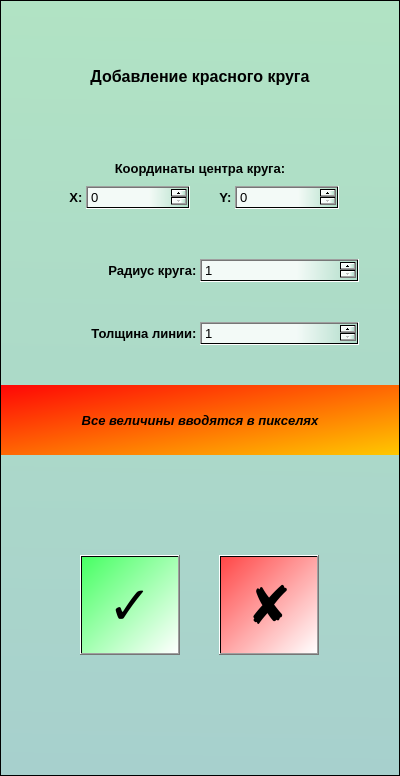
<?xml version="1.0" encoding="UTF-8"?>
<ui version="4.0">
 <class>Form</class>
 <widget class="QWidget" name="Form">
  <property name="geometry">
   <rect>
    <x>0</x>
    <y>0</y>
    <width>400</width>
    <height>776</height>
   </rect>
  </property>
  <property name="windowTitle">
   <string>Form</string>
  </property>
  <property name="styleSheet">
   <string notr="true">background-color: qlineargradient(spread:pad, x1:0.527, y1:0, x2:0.517, y2:1, stop:0 rgba(177, 227, 196, 255), stop:1 rgba(167, 208, 205, 255));</string>
  </property>
  <layout class="QHBoxLayout" name="horizontalLayout_2">
   <property name="leftMargin">
    <number>0</number>
   </property>
   <property name="topMargin">
    <number>0</number>
   </property>
   <property name="rightMargin">
    <number>0</number>
   </property>
   <property name="bottomMargin">
    <number>0</number>
   </property>
   <item>
    <widget class="QFrame" name="frame">
     <property name="maximumSize">
      <size>
       <width>9999</width>
       <height>9999</height>
      </size>
     </property>
     <property name="frameShape">
      <enum>QFrame::StyledPanel</enum>
     </property>
     <property name="frameShadow">
      <enum>QFrame::Raised</enum>
     </property>
     <layout class="QVBoxLayout" name="verticalLayout" stretch="0">
      <property name="spacing">
       <number>20</number>
      </property>
      <property name="leftMargin">
       <number>0</number>
      </property>
      <property name="topMargin">
       <number>0</number>
      </property>
      <property name="rightMargin">
       <number>0</number>
      </property>
      <property name="bottomMargin">
       <number>0</number>
      </property>
      <item>
       <layout class="QVBoxLayout" name="vbox2" stretch="0,0,0,0,0,0,0,0,0,0">
        <property name="spacing">
         <number>0</number>
        </property>
        <property name="topMargin">
         <number>40</number>
        </property>
        <property name="bottomMargin">
         <number>80</number>
        </property>
        <item>
         <widget class="QLabel" name="label_4">
          <property name="font">
           <font>
            <pointsize>12</pointsize>
            <bold>true</bold>
           </font>
          </property>
          <property name="styleSheet">
           <string notr="true">background-color: qlineargradient(spread:pad, x1:0, y1:0, x2:1, y2:0, stop:0 rgba(0, 0, 0, 0), stop:1 rgba(255, 255, 255, 0));</string>
          </property>
          <property name="text">
           <string>Добавление красного круга</string>
          </property>
          <property name="alignment">
           <set>Qt::AlignCenter</set>
          </property>
          <property name="margin">
           <number>10</number>
          </property>
         </widget>
        </item>
        <item>
         <layout class="QVBoxLayout" name="verticalLayout_2">
          <property name="leftMargin">
           <number>20</number>
          </property>
          <property name="rightMargin">
           <number>20</number>
          </property>
          <item>
           <spacer name="verticalSpacer_7">
            <property name="orientation">
             <enum>Qt::Vertical</enum>
            </property>
            <property name="sizeType">
             <enum>QSizePolicy::Fixed</enum>
            </property>
            <property name="sizeHint" stdset="0">
             <size>
              <width>20</width>
              <height>50</height>
             </size>
            </property>
           </spacer>
          </item>
          <item>
           <widget class="QLabel" name="label">
            <property name="font">
             <font>
              <pointsize>10</pointsize>
              <bold>true</bold>
              <underline>false</underline>
             </font>
            </property>
            <property name="styleSheet">
             <string notr="true">background-color: qlineargradient(spread:pad, x1:0, y1:0, x2:1, y2:0, stop:0 rgba(0, 0, 0, 0), stop:1 rgba(255, 255, 255, 0));</string>
            </property>
            <property name="text">
             <string>Координаты центра круга:</string>
            </property>
            <property name="alignment">
             <set>Qt::AlignCenter</set>
            </property>
           </widget>
          </item>
          <item>
           <spacer name="verticalSpacer_8">
            <property name="orientation">
             <enum>Qt::Vertical</enum>
            </property>
            <property name="sizeType">
             <enum>QSizePolicy::Fixed</enum>
            </property>
            <property name="sizeHint" stdset="0">
             <size>
              <width>20</width>
              <height>10</height>
             </size>
            </property>
           </spacer>
          </item>
          <item>
           <layout class="QHBoxLayout" name="horizontalLayout_3">
            <item>
             <spacer name="horizontalSpacer_3">
              <property name="orientation">
               <enum>Qt::Horizontal</enum>
              </property>
              <property name="sizeType">
               <enum>QSizePolicy::Minimum</enum>
              </property>
              <property name="sizeHint" stdset="0">
               <size>
                <width>40</width>
                <height>20</height>
               </size>
              </property>
             </spacer>
            </item>
            <item>
             <widget class="QLabel" name="label_2">
              <property name="maximumSize">
               <size>
                <width>25</width>
                <height>16777215</height>
               </size>
              </property>
              <property name="font">
               <font>
                <pointsize>10</pointsize>
                <bold>true</bold>
               </font>
              </property>
              <property name="styleSheet">
               <string notr="true">background-color: qlineargradient(spread:pad, x1:0, y1:0, x2:1, y2:0, stop:0 rgba(0, 0, 0, 0), stop:1 rgba(255, 255, 255, 0));</string>
              </property>
              <property name="text">
               <string>X: </string>
              </property>
              <property name="alignment">
               <set>Qt::AlignRight|Qt::AlignTrailing|Qt::AlignVCenter</set>
              </property>
             </widget>
            </item>
            <item>
             <widget class="QSpinBox" name="x_coord">
              <property name="font">
               <font>
                <pointsize>10</pointsize>
               </font>
              </property>
              <property name="styleSheet">
               <string notr="true">background-color: qlineargradient(spread:pad, x1:0, y1:0, x2:1, y2:0, stop:0.613636 rgba(255, 255, 255, 217), stop:1 rgba(0, 0, 0, 0));</string>
              </property>
             </widget>
            </item>
            <item>
             <spacer name="horizontalSpacer">
              <property name="orientation">
               <enum>Qt::Horizontal</enum>
              </property>
              <property name="sizeType">
               <enum>QSizePolicy::Fixed</enum>
              </property>
              <property name="sizeHint" stdset="0">
               <size>
                <width>20</width>
                <height>20</height>
               </size>
              </property>
             </spacer>
            </item>
            <item>
             <widget class="QLabel" name="label_3">
              <property name="maximumSize">
               <size>
                <width>25</width>
                <height>16777215</height>
               </size>
              </property>
              <property name="font">
               <font>
                <pointsize>10</pointsize>
                <bold>true</bold>
               </font>
              </property>
              <property name="styleSheet">
               <string notr="true">background-color: qlineargradient(spread:pad, x1:0, y1:0, x2:1, y2:0, stop:0 rgba(0, 0, 0, 0), stop:1 rgba(255, 255, 255, 0));</string>
              </property>
              <property name="text">
               <string>Y: </string>
              </property>
              <property name="alignment">
               <set>Qt::AlignRight|Qt::AlignTrailing|Qt::AlignVCenter</set>
              </property>
             </widget>
            </item>
            <item>
             <widget class="QSpinBox" name="y_coord">
              <property name="font">
               <font>
                <pointsize>10</pointsize>
               </font>
              </property>
              <property name="styleSheet">
               <string notr="true">background-color: qlineargradient(spread:pad, x1:0, y1:0, x2:1, y2:0, stop:0.613636 rgba(255, 255, 255, 217), stop:1 rgba(0, 0, 0, 0));</string>
              </property>
             </widget>
            </item>
            <item>
             <spacer name="horizontalSpacer_2">
              <property name="orientation">
               <enum>Qt::Horizontal</enum>
              </property>
              <property name="sizeType">
               <enum>QSizePolicy::Minimum</enum>
              </property>
              <property name="sizeHint" stdset="0">
               <size>
                <width>40</width>
                <height>20</height>
               </size>
              </property>
             </spacer>
            </item>
           </layout>
          </item>
         </layout>
        </item>
        <item>
         <spacer name="verticalSpacer_5">
          <property name="orientation">
           <enum>Qt::Vertical</enum>
          </property>
          <property name="sizeType">
           <enum>QSizePolicy::Fixed</enum>
          </property>
          <property name="sizeHint" stdset="0">
           <size>
            <width>20</width>
            <height>50</height>
           </size>
          </property>
         </spacer>
        </item>
        <item>
         <layout class="QHBoxLayout" name="horizontalLayout">
          <property name="leftMargin">
           <number>40</number>
          </property>
          <property name="rightMargin">
           <number>40</number>
          </property>
          <item>
           <widget class="QLabel" name="label_5">
            <property name="font">
             <font>
              <pointsize>10</pointsize>
              <bold>true</bold>
             </font>
            </property>
            <property name="layoutDirection">
             <enum>Qt::LeftToRight</enum>
            </property>
            <property name="styleSheet">
             <string notr="true">background: qlineargradient(spread:pad, x1:0, y1:0, x2:1, y2:0, stop:0 rgba(0, 0, 0, 0), stop:1 rgba(255, 255, 255, 0))</string>
            </property>
            <property name="text">
             <string>Радиус круга: </string>
            </property>
            <property name="alignment">
             <set>Qt::AlignRight|Qt::AlignTrailing|Qt::AlignVCenter</set>
            </property>
           </widget>
          </item>
          <item>
           <widget class="QSpinBox" name="radius">
            <property name="font">
             <font>
              <pointsize>10</pointsize>
             </font>
            </property>
            <property name="styleSheet">
             <string notr="true">background-color: qlineargradient(spread:pad, x1:0, y1:0, x2:1, y2:0, stop:0.613636 rgba(255, 255, 255, 217), stop:1 rgba(0, 0, 0, 0));
</string>
            </property>
            <property name="minimum">
             <number>1</number>
            </property>
           </widget>
          </item>
         </layout>
        </item>
        <item>
         <spacer name="verticalSpacer_6">
          <property name="orientation">
           <enum>Qt::Vertical</enum>
          </property>
          <property name="sizeType">
           <enum>QSizePolicy::Fixed</enum>
          </property>
          <property name="sizeHint" stdset="0">
           <size>
            <width>20</width>
            <height>40</height>
           </size>
          </property>
         </spacer>
        </item>
        <item>
         <layout class="QHBoxLayout" name="horizontalLayout_5">
          <property name="leftMargin">
           <number>40</number>
          </property>
          <property name="rightMargin">
           <number>40</number>
          </property>
          <item>
           <widget class="QLabel" name="label_6">
            <property name="font">
             <font>
              <pointsize>10</pointsize>
              <bold>true</bold>
             </font>
            </property>
            <property name="styleSheet">
             <string notr="true">background-color: qlineargradient(spread:pad, x1:0, y1:0, x2:1, y2:0, stop:0 rgba(0, 0, 0, 0), stop:1 rgba(255, 255, 255, 0));</string>
            </property>
            <property name="text">
             <string>Толщина линии: </string>
            </property>
            <property name="alignment">
             <set>Qt::AlignRight|Qt::AlignTrailing|Qt::AlignVCenter</set>
            </property>
           </widget>
          </item>
          <item>
           <widget class="QSpinBox" name="thikness">
            <property name="font">
             <font>
              <pointsize>10</pointsize>
             </font>
            </property>
            <property name="styleSheet">
             <string notr="true">background-color: qlineargradient(spread:pad, x1:0, y1:0, x2:1, y2:0, stop:0.613636 rgba(255, 255, 255, 217), stop:1 rgba(0, 0, 0, 0));</string>
            </property>
            <property name="minimum">
             <number>1</number>
            </property>
           </widget>
          </item>
         </layout>
        </item>
        <item>
         <spacer name="verticalSpacer_9">
          <property name="orientation">
           <enum>Qt::Vertical</enum>
          </property>
          <property name="sizeType">
           <enum>QSizePolicy::Fixed</enum>
          </property>
          <property name="sizeHint" stdset="0">
           <size>
            <width>20</width>
            <height>40</height>
           </size>
          </property>
         </spacer>
        </item>
        <item>
         <widget class="QLabel" name="label_7">
          <property name="font">
           <font>
            <pointsize>10</pointsize>
            <italic>true</italic>
            <bold>true</bold>
           </font>
          </property>
          <property name="styleSheet">
           <string notr="true">background-color: qlineargradient(spread:pad, x1:0, y1:0, x2:1, y2:1, stop:0 rgba(255, 6, 6, 255), stop:1 rgba(255, 200, 0, 255));</string>
          </property>
          <property name="text">
           <string>Все величины вводятся в пикселях</string>
          </property>
          <property name="alignment">
           <set>Qt::AlignCenter</set>
          </property>
          <property name="margin">
           <number>10</number>
          </property>
         </widget>
        </item>
        <item>
         <spacer name="verticalSpacer">
          <property name="orientation">
           <enum>Qt::Vertical</enum>
          </property>
          <property name="sizeType">
           <enum>QSizePolicy::Fixed</enum>
          </property>
          <property name="sizeHint" stdset="0">
           <size>
            <width>20</width>
            <height>60</height>
           </size>
          </property>
         </spacer>
        </item>
        <item>
         <layout class="QHBoxLayout" name="horizontalLayout_4">
          <property name="leftMargin">
           <number>40</number>
          </property>
          <property name="topMargin">
           <number>40</number>
          </property>
          <property name="rightMargin">
           <number>40</number>
          </property>
          <property name="bottomMargin">
           <number>40</number>
          </property>
          <item>
           <widget class="QPushButton" name="accept">
            <property name="sizePolicy">
             <sizepolicy hsizetype="Fixed" vsizetype="Fixed">
              <horstretch>0</horstretch>
              <verstretch>0</verstretch>
             </sizepolicy>
            </property>
            <property name="minimumSize">
             <size>
              <width>100</width>
              <height>100</height>
             </size>
            </property>
            <property name="font">
             <font>
              <pointsize>40</pointsize>
              <bold>true</bold>
             </font>
            </property>
            <property name="styleSheet">
             <string notr="true">background-color: qlineargradient(spread:pad, x1:0, y1:0, x2:1, y2:1, stop:0 rgba(71, 255, 99, 255), stop:1 rgba(255, 255, 255, 255));</string>
            </property>
            <property name="text">
             <string>✓</string>
            </property>
           </widget>
          </item>
          <item>
           <widget class="QPushButton" name="reject">
            <property name="sizePolicy">
             <sizepolicy hsizetype="Fixed" vsizetype="Fixed">
              <horstretch>0</horstretch>
              <verstretch>0</verstretch>
             </sizepolicy>
            </property>
            <property name="minimumSize">
             <size>
              <width>100</width>
              <height>100</height>
             </size>
            </property>
            <property name="font">
             <font>
              <pointsize>40</pointsize>
              <bold>true</bold>
             </font>
            </property>
            <property name="styleSheet">
             <string notr="true">background-color: qlineargradient(spread:pad, x1:0, y1:0, x2:1, y2:1, stop:0 rgba(255, 71, 71, 255), stop:1 rgba(255, 255, 255, 255));</string>
            </property>
            <property name="text">
             <string>✘</string>
            </property>
           </widget>
          </item>
         </layout>
        </item>
       </layout>
      </item>
     </layout>
    </widget>
   </item>
  </layout>
 </widget>
 <resources/>
 <connections/>
</ui>
